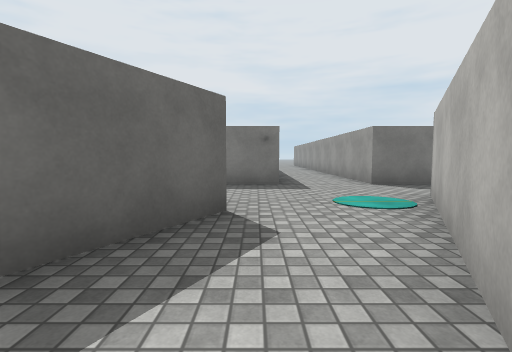
View 1 (above)

16 first-person views from a walk through a Unity game level. The camera is 1.2 m above the floor, tilts 4° down and sees 85° across. The floor is counted in squares, 2 m on a side. Each view is taken from the middle of a square. On the plan, view 1 faces up. The plan holds only what a view shows up to about 9 squares ahead; the rest is blank. The place goes on beyond the plan. Surface patterns are stand-ins for the level's own textures.

View 2
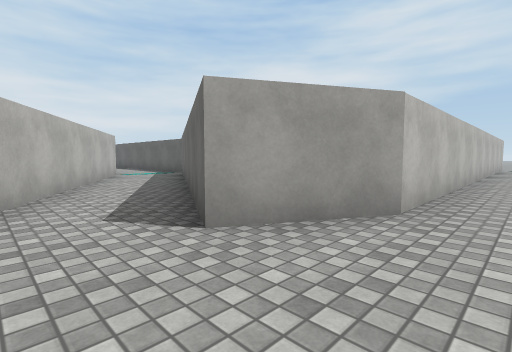

View 3
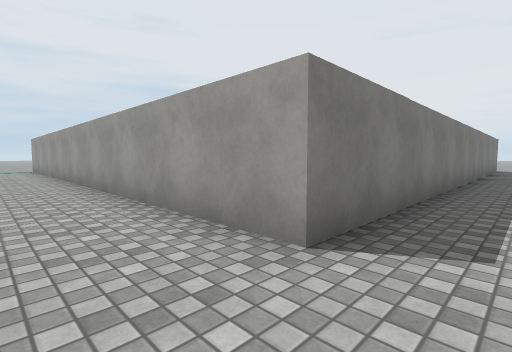

View 4
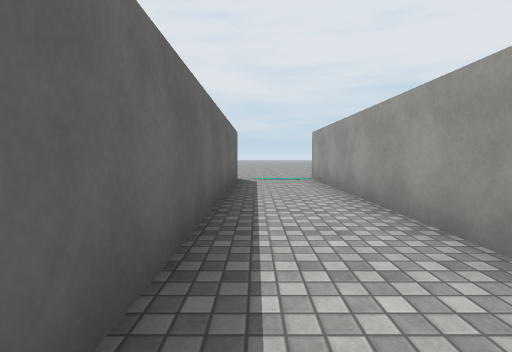

View 5
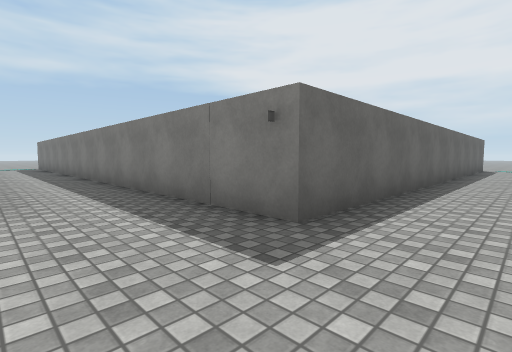

View 6
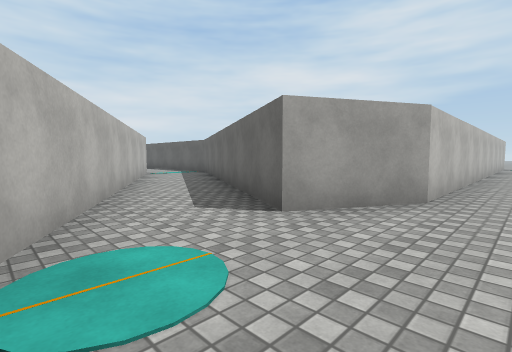

View 7
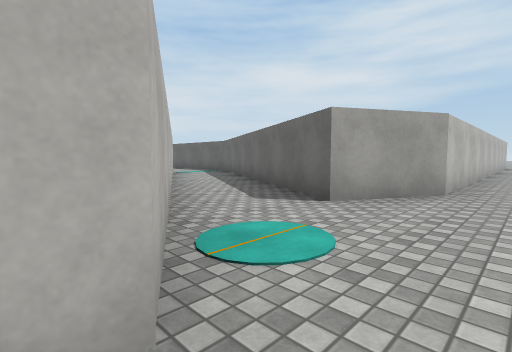

View 8
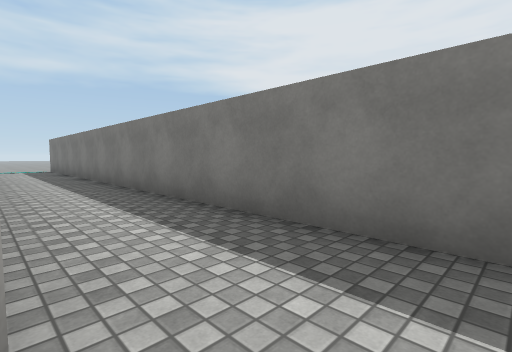

View 9
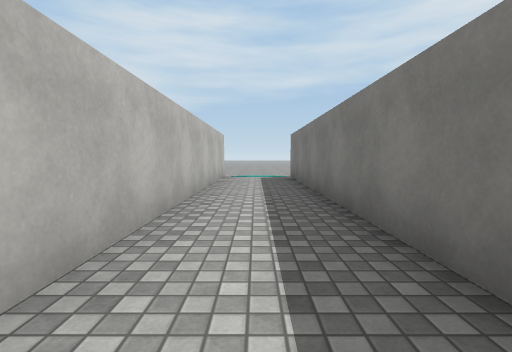

View 10
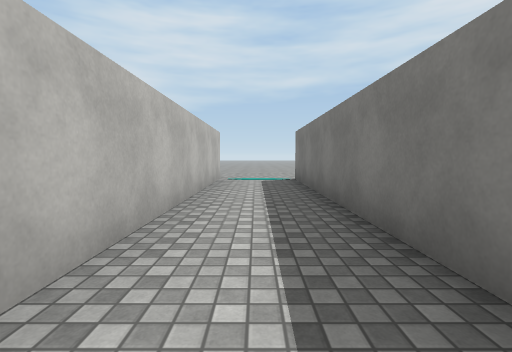

View 11
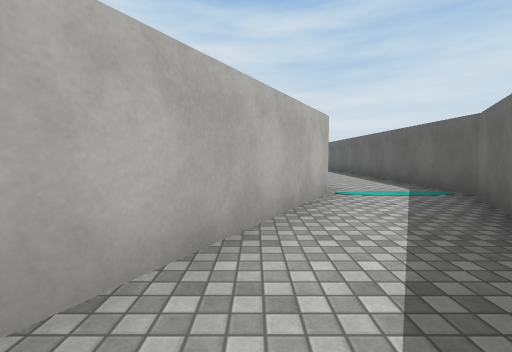

View 12
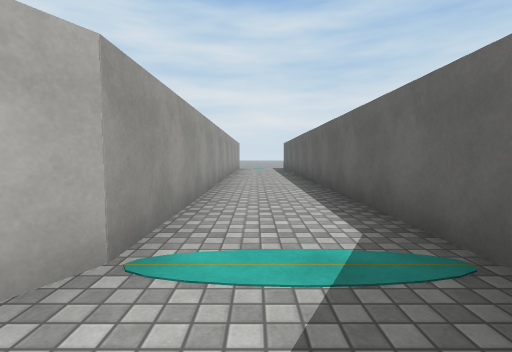

View 13
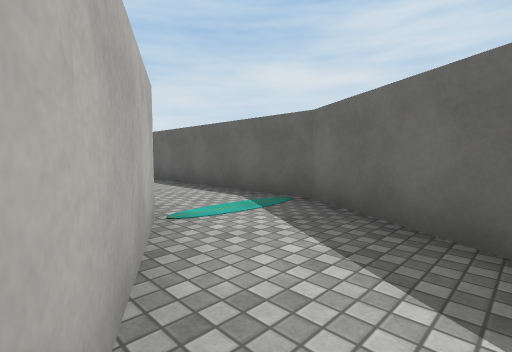

View 14
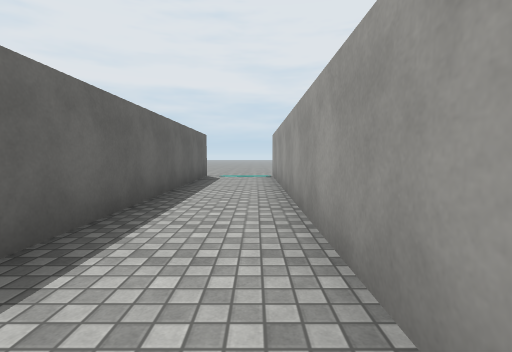

View 15
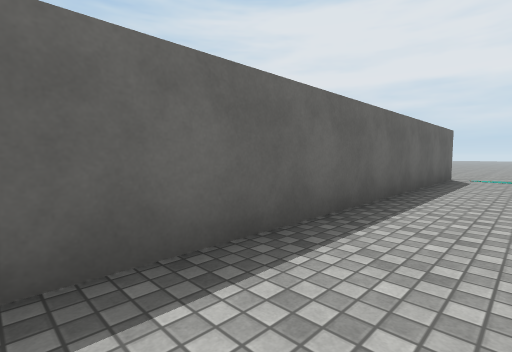

View 16
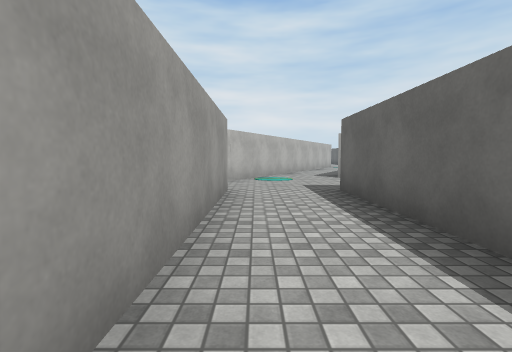

### Floor plan
Ten units are one square. View 1 is at (0, 0); x grows to the right and y downward. Boxes are objects, and circles mark ways between rooms. Rooms are numbered by the first view taken in them; rooms with no view inside come last. Other rooms are left out.
<svg viewBox="-155 -190 288 290">
<path fill="none" stroke="#000" d="M-9 -20 -21 1M-2 8 9 -12M25 -60 25 -185M9 -12 25 -40M5 -185 5 -60 -144 -60M-146 -40 -21 -40 -3 -31 -9 -20M128 -60 25 -60M25 -40 30 -40M-22 95 -22 45 -12 28M-32 21 -44 42 -44 95M-21 1 -32 21M-12 28 -2 8"/>
<circle cx="0" cy="-10" r="3" fill="#2a7"/>
<circle cx="-10" cy="10" r="3" fill="#2a7"/>
<circle cx="30" cy="-50" r="3" fill="#2a7"/>
<circle cx="-20" cy="30" r="3" fill="#2a7"/>
<text x="-10" y="-10">1</text>
<text x="10" y="-80">2</text>
<text x="120" y="-50">3</text>
<text x="-30" y="60">4</text>
<text x="-20" y="10">5</text>
</svg>
Room 1 opens to room 2. Room 1 opens to room 5. Room 2 opens to room 3. Room 4 opens to room 5.

Where each view was taken, in squares from view 1:
view 1: 0 up, 0 right, facing up
view 2: 5 up, 1 right, facing down-left
view 3: 5 up, 1 right, facing up-right
view 4: 11 up, 1 right, facing up
view 5: 4 up, 2 right, facing up-left
view 6: 5 up, 2 right, facing down-left
view 7: 5 up, 3 right, facing down-left
view 8: 4 up, 1 left, facing up-left
view 9: 5 up, 6 left, facing left
view 10: 5 up, 7 left, facing left
view 11: 0 up, 1 left, facing down
view 12: 3 down, 3 left, facing down
view 13: 2 down, 1 left, facing down-left
view 14: 10 up, 2 right, facing up
view 15: 10 up, 2 right, facing up-left
view 16: 11 up, 2 right, facing down
